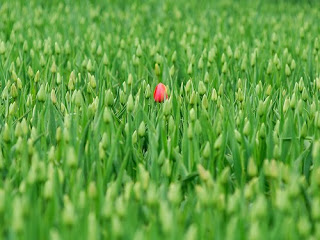
#> input picture data/red_in_green.jpg, 320 x 240 px
$ python reducing.py
#> lines starting #> are read from the running program, lines starting #| are printed output that depends on the picture
import numpy as np
import cv2
import time

class ReducingImageProcess():

    def __init__(self,
                 image_origin,
                 size_filter,
                 stride,
                 number_k):
        self.time_create = time.time()
        if size_filter%2 == 0:
            print("size of filter %d should be odd number"%size_filter)
        self.size_filter = size_filter
        self.stride = stride
        self.number_k = number_k

        self.image_origin = image_origin
        height_image, width_image = image_origin.shape[:2]

        remainder = (height_image-self.size_filter)%self.stride
        self.image_origin = self.image_origin[:height_image-remainder,:,:]
        remainder = (width_image-self.size_filter)%self.stride
        self.image_origin = self.image_origin[:,:width_image-remainder,:]
        del remainder

        self.height_image, self.width_image = self.image_origin.shape[:2]
        self.height_reduced = (self.height_image-self.size_filter)/self.stride+1
        self.width_reduced  = (self.width_image -self.size_filter)/self.stride+1
        self.dim_data = 3*self.size_filter**2
        self.image_accumulation = np.zeros((self.height_image,self.width_image,3),
                                           dtype=np.float32)
        self.pixel_count = np.zeros((self.height_image,self.width_image),
                                    dtype=np.uint16)

        tmp = np.arange(0,self.width_reduced*self.stride,self.stride,dtype=np.uint16)
        self.x0_data = np.stack((tmp,)*self.height_reduced)
        self.x1_data = self.x0_data+self.size_filter
        tmp = np.arange(0,self.height_reduced*self.stride,self.stride,dtype=np.uint16)
        self.y0_data = np.stack((tmp,)*self.width_reduced).T
        self.y1_data = self.y0_data+self.size_filter
        del tmp

        self.knn = cv2.ml.KNearest_create()

    # [94 lines left out: functions __call__, _get_super_pixel, _get_knn_results, _gather_patches, not called in this run]

if __name__ == "__main__":

    imagename = "data/red_in_green.jpg"
    image_origin = cv2.imread(imagename)
#> image_origin is the input picture: shape (240, 320, 3); mean B, G, R 64.4, 160.7, 98.9
    height, width = image_origin.shape[:2]
#> height = 240; width = 320
    scale_reduction = 1.
    image_origin = cv2.resize(image_origin,(int( width*scale_reduction),
                                            int(height*scale_reduction)))
    cv2.imshow("image0",image_origin)
    key = cv2.waitKey(1)
#> (key Esc is pressed here)
    time0 = time.time()
    reducing = ReducingImageProcess(image_origin = image_origin,
                                          size_filter = 7,
                                          stride = 3,
                                          number_k = 5)
#> in __init__, `self.image_origin = self.image_origin[:height_image-remainder,:,:]`:
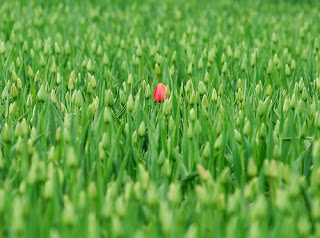
#> self.image_origin: shape (238, 320, 3); mean B, G, R 64.5, 160.7, 99
#> in __init__, `self.image_origin = self.image_origin[:,:width_image-remainder,:]`:
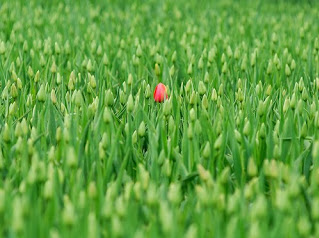
#> self.image_origin: shape (238, 319, 3); mean B, G, R 64.5, 160.7, 99
#> (the run stopped early here; a loop or call above may not have finished)
